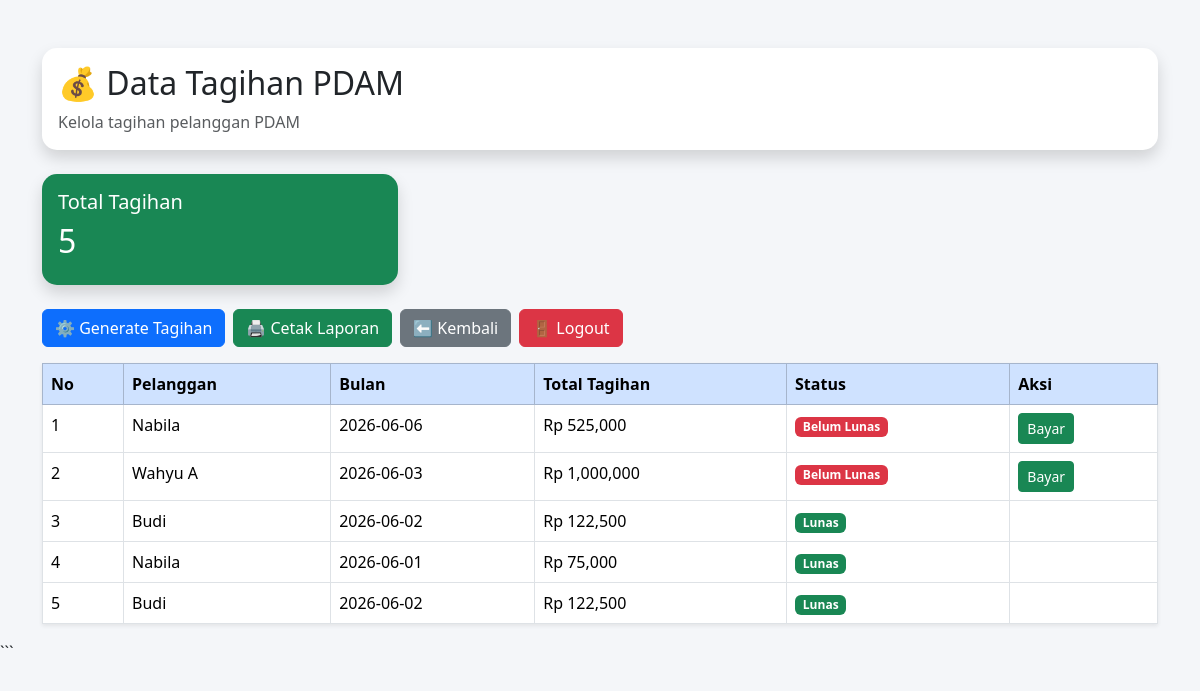
/Tagihan.php, run on the app's committed database.
### tables this page shows
CREATE TABLE `tagihan` (
  `id` int(11) NOT NULL,
  `pelanggan_id` int(11) DEFAULT NULL,
  `meter_id` int(11) DEFAULT NULL,
  `bulan` date DEFAULT NULL,
  `total_tagihan` decimal(12,2) DEFAULT NULL,
  `status` enum('belum_lunas','lunas') DEFAULT 'belum_lunas'
);

CREATE TABLE `pelanggan` (
  `id` int(11) NOT NULL,
  `user_id` int(11) DEFAULT NULL,
  `tarif_id` int(11) DEFAULT NULL,
  `no_pelanggan` varchar(20) DEFAULT NULL,
  `nama` varchar(100) DEFAULT NULL,
  `alamat` text DEFAULT NULL,
  `no_hp` varchar(15) DEFAULT NULL,
  `status` enum('aktif','nonaktif') DEFAULT 'aktif'
);

### Tagihan.php (the view, shortened to what this page needs)
<?php
include "koneksi.php";
$data = mysqli_query($conn,"
SELECT
tagihan.*,
pelanggan.nama
FROM tagihan
LEFT JOIN pelanggan
ON tagihan.pelanggan_id = pelanggan.id
ORDER BY tagihan.id DESC
");
$total_tagihan = mysqli_num_rows(
mysqli_query($conn,"SELECT * FROM tagihan")
);
?>
<!DOCTYPE html>
<html>
<head>
<link href="https://cdn.jsdelivr.net/npm/bootstrap@5.3.3/dist/css/bootstrap.min.css" rel="stylesheet">
</head>
<body>
<div class="container mt-5">
<div class="card shadow border-0 mb-4">
<div class="card-body">
<h2>💰 Data Tagihan PDAM</h2>
<p class="text-muted mb-0">
Kelola tagihan pelanggan PDAM
</p>
</div>
</div>
<div class="row mb-4">
<div class="col-md-4">
<div class="card bg-success text-white shadow">
<div class="card-body">
<h5>Total Tagihan</h5>
<h2><?= $total_tagihan ?></h2>
</div>
</div>
</div>
</div>
<div class="d-flex gap-2 mb-3">
<a href="tagihan.php?generate=1"
class="btn btn-primary">
⚙ Generate Tagihan
</a>
<a href="laporan_tagihan.php"
class="btn btn-success">
🖨 Cetak Laporan
</a>
<a href="dashboard.php"
class="btn btn-secondary">
⬅ Kembali
</a>
<a href="logout.php"
class="btn btn-danger">
🚪 Logout
</a>
</div>
<table class="table table-bordered table-hover shadow-sm">
<thead class="table-primary">
<tr>
<th>No</th>
<th>Pelanggan</th>
<th>Bulan</th>
<th>Total Tagihan</th>
<th>Status</th>
<th>Aksi</th>
</tr>
</thead>
<tbody>
<?php
$no=1;
while($d=mysqli_fetch_assoc($data))
{
?>
<tr>
<td><?= $no++ ?></td>
<td><?= $d['nama'] ?></td>
<td><?= $d['bulan'] ?></td>
<td>
Rp <?= number_format($d['total_tagihan']) ?>
</td>
<td>
<?php
if($d['status']=="lunas")
{
echo "<span class='badge bg-success'>Lunas</span>";
}
else
{
echo "<span class='badge bg-danger'>Belum Lunas</span>";
}
?>
</td>
<td>
<?php if($d['status']=="belum_lunas"){ ?>
<a
href="bayar.php?id=<?= $d['id']; ?>"
class="btn btn-success btn-sm">
Bayar
</a>
<?php } ?>
</td>
</tr>
<?php } ?>
</tbody>
</table>
</div>
</body>
</html>

### Tagihan.php (style rules this page uses)
body { background:#f4f6f9; }
.card { border:none; border-radius:15px; }

### data on the page
tagihan: pelanggan.nama "Nabila", bulan "2026-06-06", total_tagihan "525,000", status "Belum Lunas"
tagihan: pelanggan.nama "Wahyu A", bulan "2026-06-03", total_tagihan "1,000,000", status "Belum Lunas"
tagihan: pelanggan.nama "Budi", bulan "2026-06-02", total_tagihan "122,500", status "Lunas"
tagihan: pelanggan.nama "Nabila", bulan "2026-06-01", total_tagihan "75,000", status "Lunas"
tagihan: pelanggan.nama "Budi", bulan "2026-06-02", total_tagihan "122,500", status "Lunas"

### other printed values
$total_tagihan "5"
